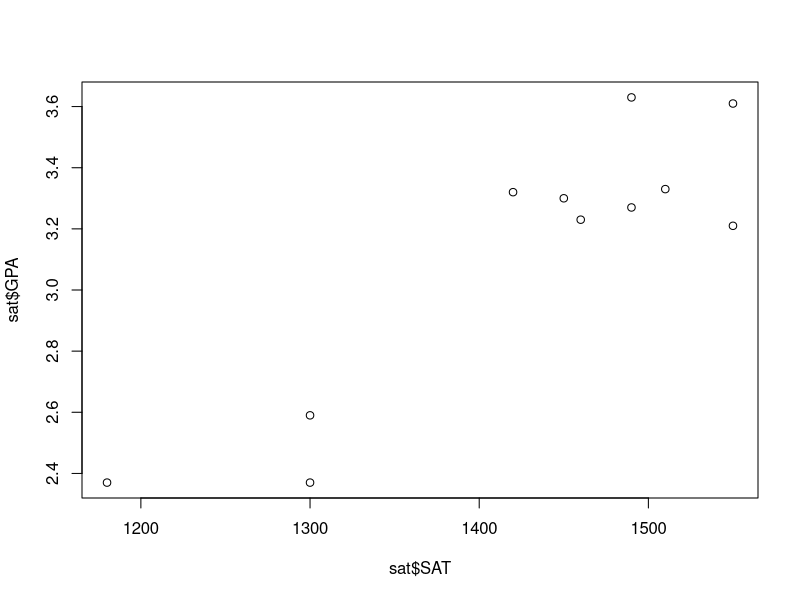
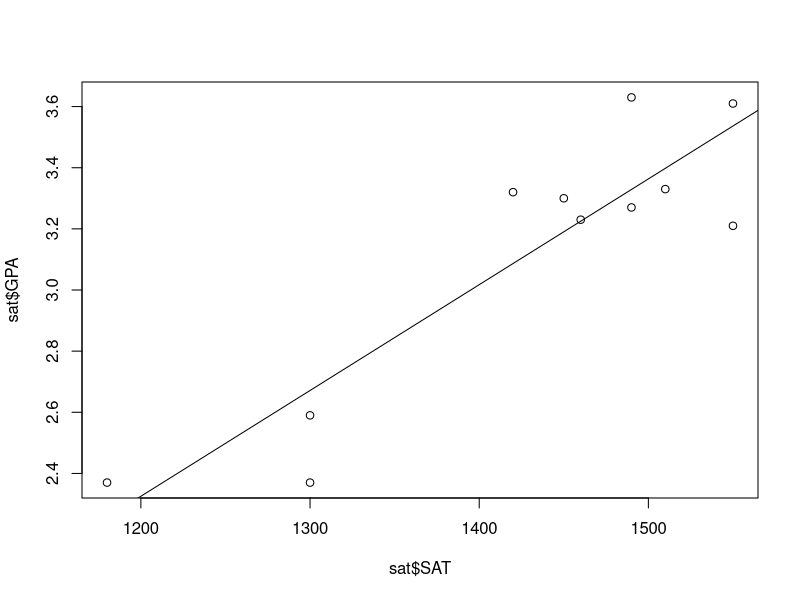
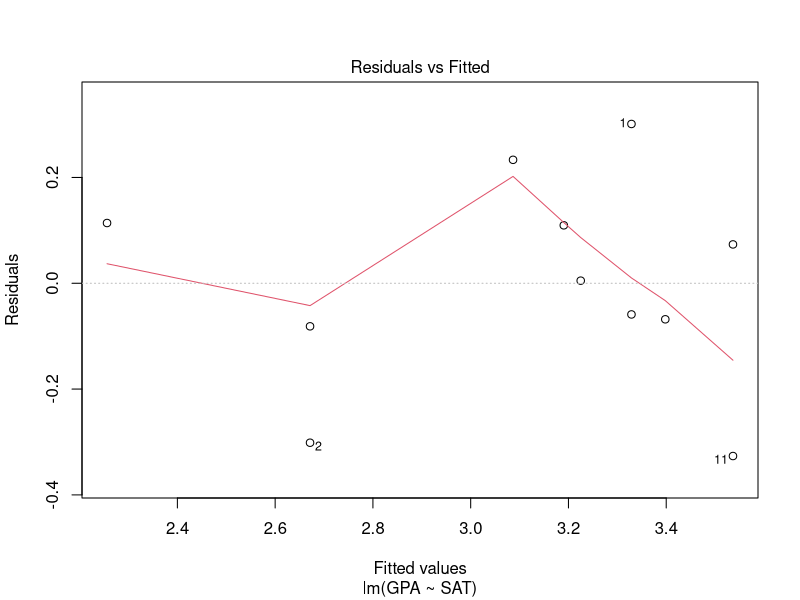
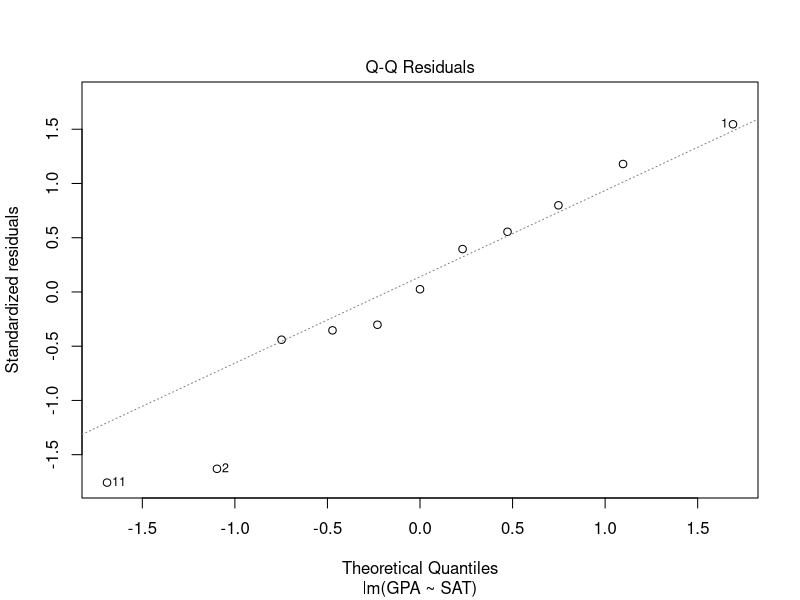
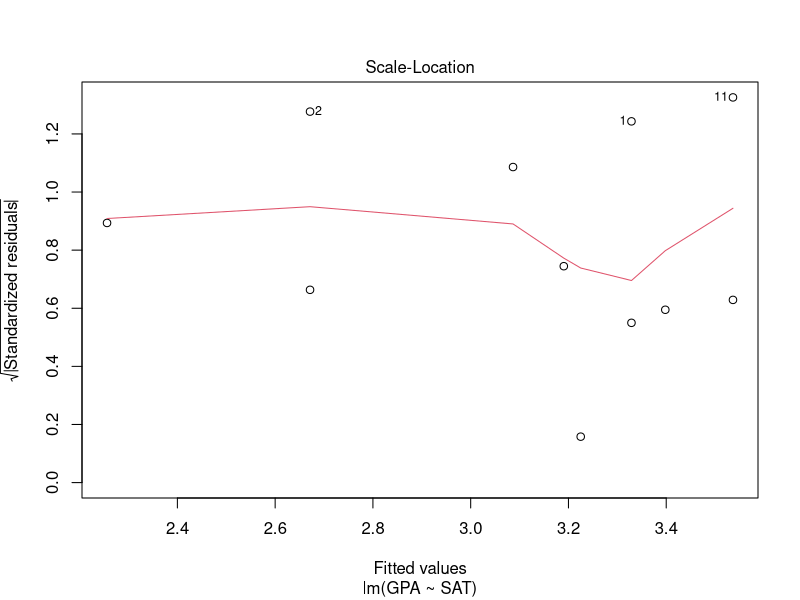
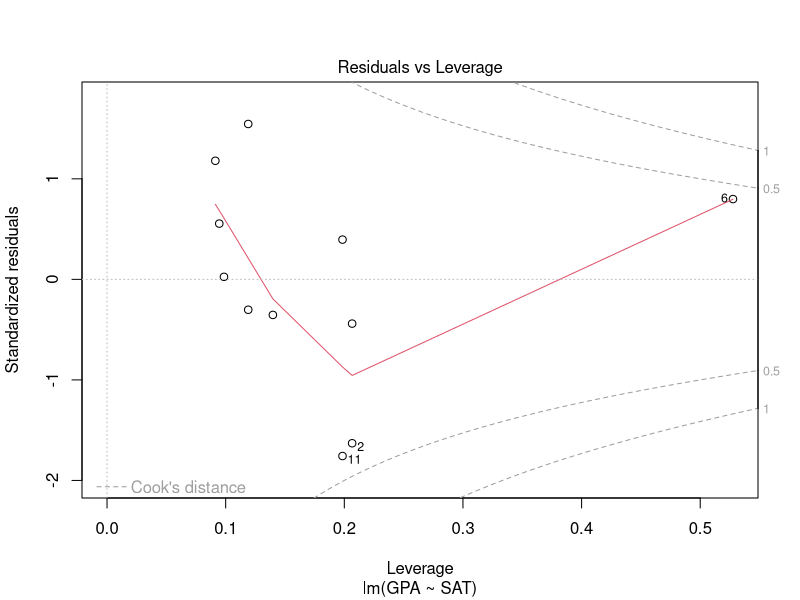
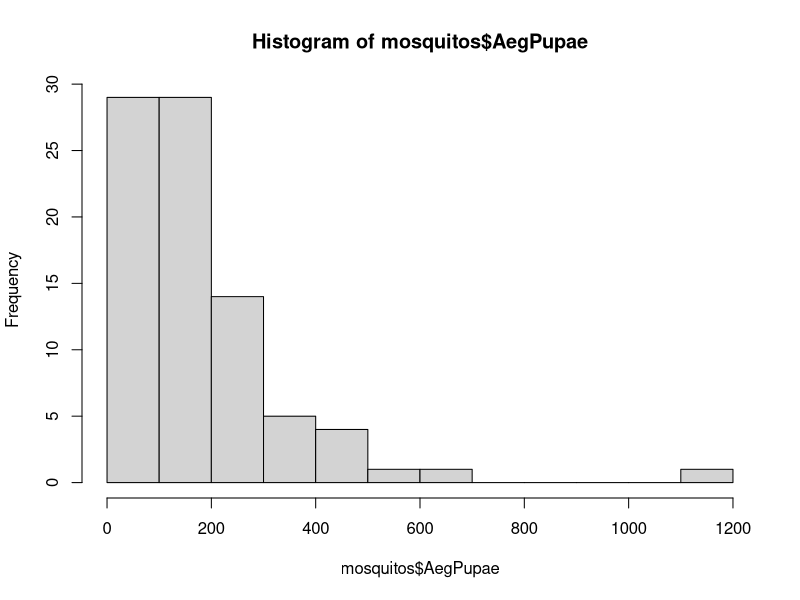
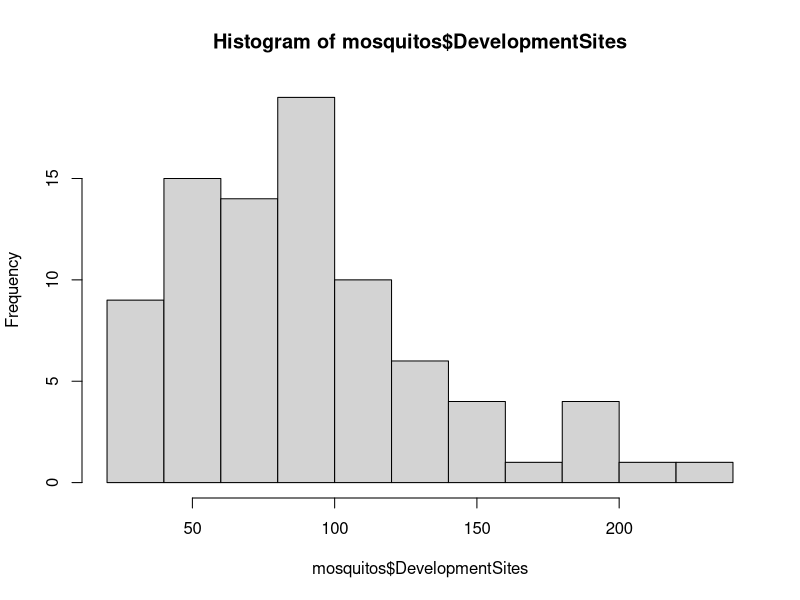

The R source for these figures, in order:
#R script for Homework 4 

#SAT Model

#Read the data file
sat <- read.csv("SAT.csv")

#Scatter plot
plot(sat$SAT, sat$GPA)

satModel <- lm(GPA ~ SAT, data = sat)
summary(satModel)


#Scatter plot that includes regression line
plot(sat$SAT, sat$GPA)
abline(reg = satModel)

#Diagnostic Plots
plot(satModel)

#Retrieving important quantities
coefficients(satModel)
residuals(satModel)
fitted.values(satModel)




#Mosquito Model
mosquitos <- read.csv("mosquitos.csv")
summary(mosquitos)

#Plot histograms of both variables
hist(mosquitos$AegPupae)
hist(mosquitos$DevelopmentSites)

#Create the scatter plot
plot(mosquitos$DevelopmentSites, mosquitos$AegPupae)

#Estimate the regression model
mosqModLinear <- lm(AegPupae ~ DevelopmentSites, data = mosquitos)
summary(mosqModLinear)

#Create the scatter plot with the regression model
plot(mosquitos$DevelopmentSites, mosquitos$AegPupae)
abline(reg = mosqModLinear)

#Assess the diagnostic plots
plot(mosqModLinear)


#Outlier Section

#Run the model without the outlier
mosqModLinear30 <- lm(AegPupae ~ DevelopmentSites, data = mosquitos[-30,])
summary(mosqModLinear30)

#Visualize the difference in models with and without the outlier
plot(mosquitos$DevelopmentSites, mosquitos$AegPupae)
points(mosquitos$DevelopmentSites[30], mosquitos$AegPupae[30], col = "red")
abline(reg = mosqModLinear)
abline(reg = mosqModLinear30, col = "red")

#Assess the diagnostic plots of the model without outlier
plot(mosqModLinear30)



#Log Model
hist(log(mosquitos$AegPupae))

#Estimate the log model parameters
mosqModLog <- lm(log(AegPupae) ~ DevelopmentSites, data = mosquitos)
summary(mosqModLog)

#Plot the estimated model on the scatter plot
plot(mosquitos$DevelopmentSites, log(mosquitos$AegPupae))
abline(reg = mosqModLog)

#Assess the diagnostic plots of the log model
plot(mosqModLog)

#Log-Log Model
hist(log(mosquitos$DevelopmentSites))

#Estimate the log-log model parameters
mosqModLogLog <- lm(log(AegPupae) ~ log(DevelopmentSites), data = mosquitos)
summary(mosqModLogLog)

#Plot the estimated model on the scatter plot
plot(log(mosquitos$DevelopmentSites), log(mosquitos$AegPupae))
abline(reg = mosqModLogLog)

#Assess the diagnostic plots of the log-log model
plot(mosqModLogLog)
